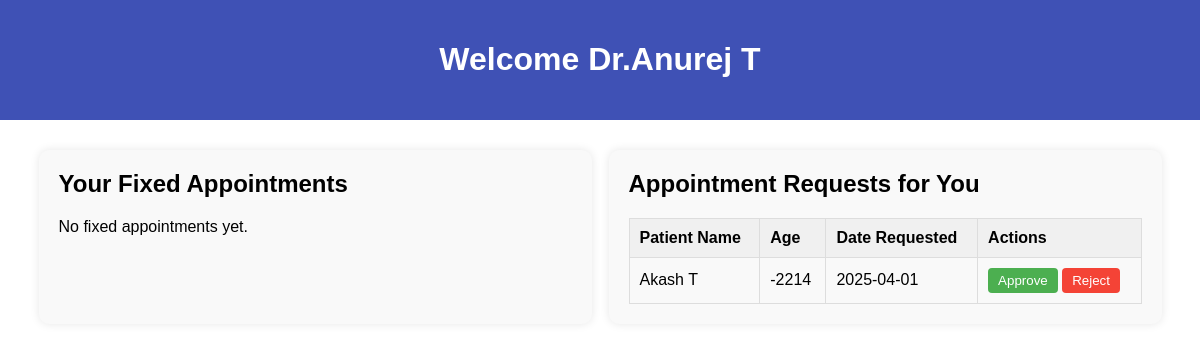
Before: /doclogged (signed in) with the older database file.
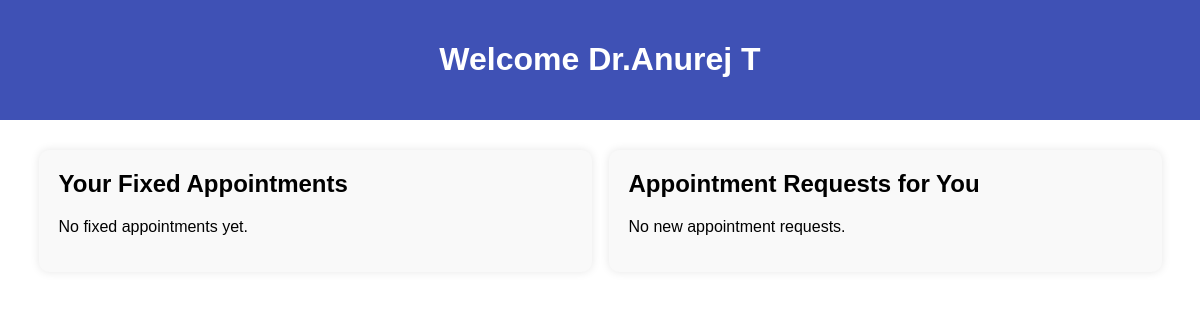
After: the same page with the newer database file.
### models.py (models this page shows)
class Doctor(db.Model):
    id = db.Column(db.Integer, primary_key = True)
    full_name = db.Column(db.String())
    phone_no = db.Column(db.String(), unique = True, nullable = False)
    dob = db.Column(db.Date)
    address = db.Column(db.String())
    password = db.Column(db.String())
    doct_id = db.Column(db.String(), unique = True)
    specialization = db.Column(db.String())
    is_approved = db.Column(db.Boolean, default = False)
    appointments = db.relationship('Appointment', backref='doctor')

class Appointment(db.Model):
    id = db.Column(db.Integer, primary_key = True)
    patient_id = db.Column(db.Integer, db.ForeignKey('patient.id'))
    doctor_id = db.Column(db.Integer, db.ForeignKey('doctor.id'))
    appointment_date = db.Column(db.Date)
    status = db.Column(db.String(), default = 'Pending')

class Patient(db.Model):
    id = db.Column(db.Integer, primary_key = True)
    full_name = db.Column(db.String())
    phone_no = db.Column(db.String(), unique = True, nullable = False)
    dob = db.Column(db.Date)
    address = db.Column(db.String())
    password = db.Column(db.String())
    is_approved = db.Column(db.Boolean(), default = False)
    appointments = db.relationship('Appointment', backref = 'patient')

### app.py (the view)
@app.route('/doclogged')
def doctor_logged():
    if 'doctor_id' not in session:
        return redirect('/logdoc')
    doctor_id = session['doctor_id']
    doctors = Doctor.query.filter_by(id = doctor_id).all()
    appointment_requests = Appointment.query.filter_by(status = 'pending', doctor_id = doctor_id).all()
    fixed_appointments = Appointment.query.filter_by(status = 'approved', doctor_id = doctor_id).all()
    today = date.today()
    for appt in appointment_requests:
        if appt.patient:
            dob = appt.patient.dob
            appt.patient.age = today.year - dob.year - ((today.month, today.day) < (dob.month, dob.day))
    for appt in fixed_appointments:
        if appt.patient:
            dob = appt.patient.dob
            appt.patient.age = today.year - dob.year - ((today.month, today.day) < (dob.month, dob.day))
    return render_template('doclogged.html', doctors = doctors, appointment_requests = appointment_requests, fixed_appointments = fixed_appointments)

### templates/doclogged.html (shortened to what this page needs)
<!DOCTYPE html>
<html lang="en">
<head>
</head>
<body>
<header>
    {% for doctor in doctors %}
    <h1>Welcome Dr.{{doctor.full_name}}</h1>
    {% endfor %}
</header>
<div class="main-container">
    <div class="card">
        <h2>Your Fixed Appointments</h2>
        {% if fixed_appointments %}
        <table>
            <thead>
                <tr>
                    <th>Patient Name</th>
                    <th>Age</th>
                    <th>Appointment Date</th>
                    <th>Delete</th>
                </tr>
            </thead>
            <tbody>
                {% for appt in fixed_appointments %}
                <tr>
                    <td>{{ appt.patient.full_name }}</td>
                    <td>{{  appt.patient.age }}</td>
                    <td>{{ appt.appointment_date }}</td>
                    <td>
                        <form method="POST" action="/delete_appointment/{{ appt.id }}" style="display:inline;">
                            <button type="submit" class="reject">Delete</button>
                        </form>
                    </td>
                </tr>
                {% endfor %}
            </tbody>
        </table>
        {% else %}
        <p>No fixed appointments yet.</p>
        {% endif %}
    </div>
    <div class="card">
        <h2>Appointment Requests for You</h2>
        {% if appointment_requests %}
        <table>
            <thead>
                <tr>
                    <th>Patient Name</th>
                    <th>Age</th>
                    <th>Date Requested</th>
                    <th>Actions</th>
                </tr>
            </thead>
            <tbody>
                {% for req in appointment_requests %}
                <tr>
                    <td>{{ req.patient.full_name }}</td>
                    <td>{{ req.patient.age }}</td>
                    <td>{{ req.appointment_date }}</td>
                    <td>
                        <form method="POST" action="/approve_appointment/{{ req.id }}" style="display:inline;">
                            <button type="submit">Approve</button>
                        </form>
                        <form method="POST" action="/reject_appointment/{{ req.id }}" style="display:inline;">
                            <button type="submit" class="reject">Reject</button>
                        </form>
                    </td>
                </tr>
                {% endfor %}
            </tbody>
        </table>
        {% else %}
        <p>No new appointment requests.</p>
        {% endif %}

Changed rows visible on the page:
no longer on this page (row edited): Appointment: patient.full_name "Akash T", patient.age "-2214", appointment_date "2025-04-01"
Other visible differences:
text no longer shown: "Patient Name Age Date Requested Actions"
text now shown: "No new appointment requests."
